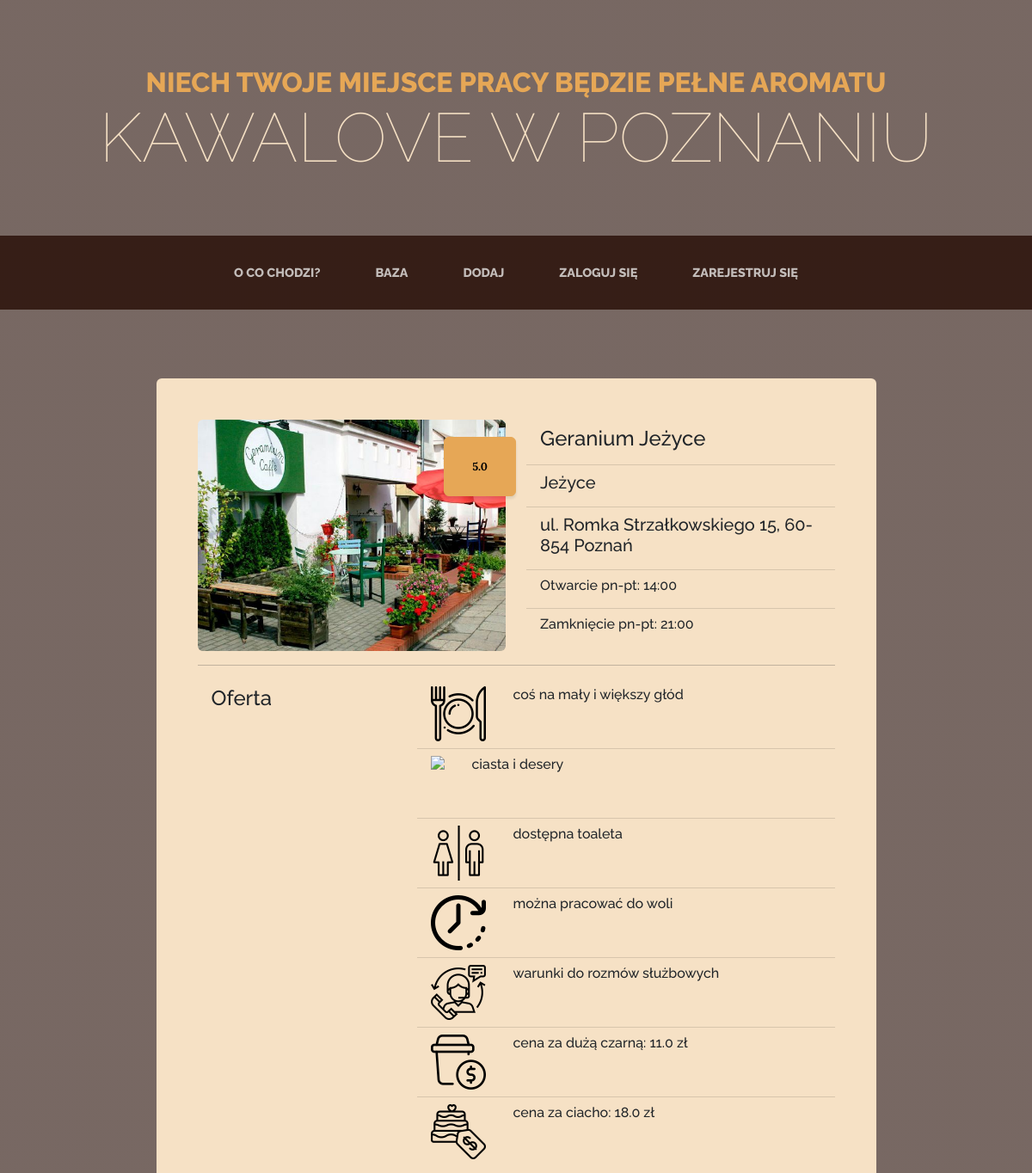
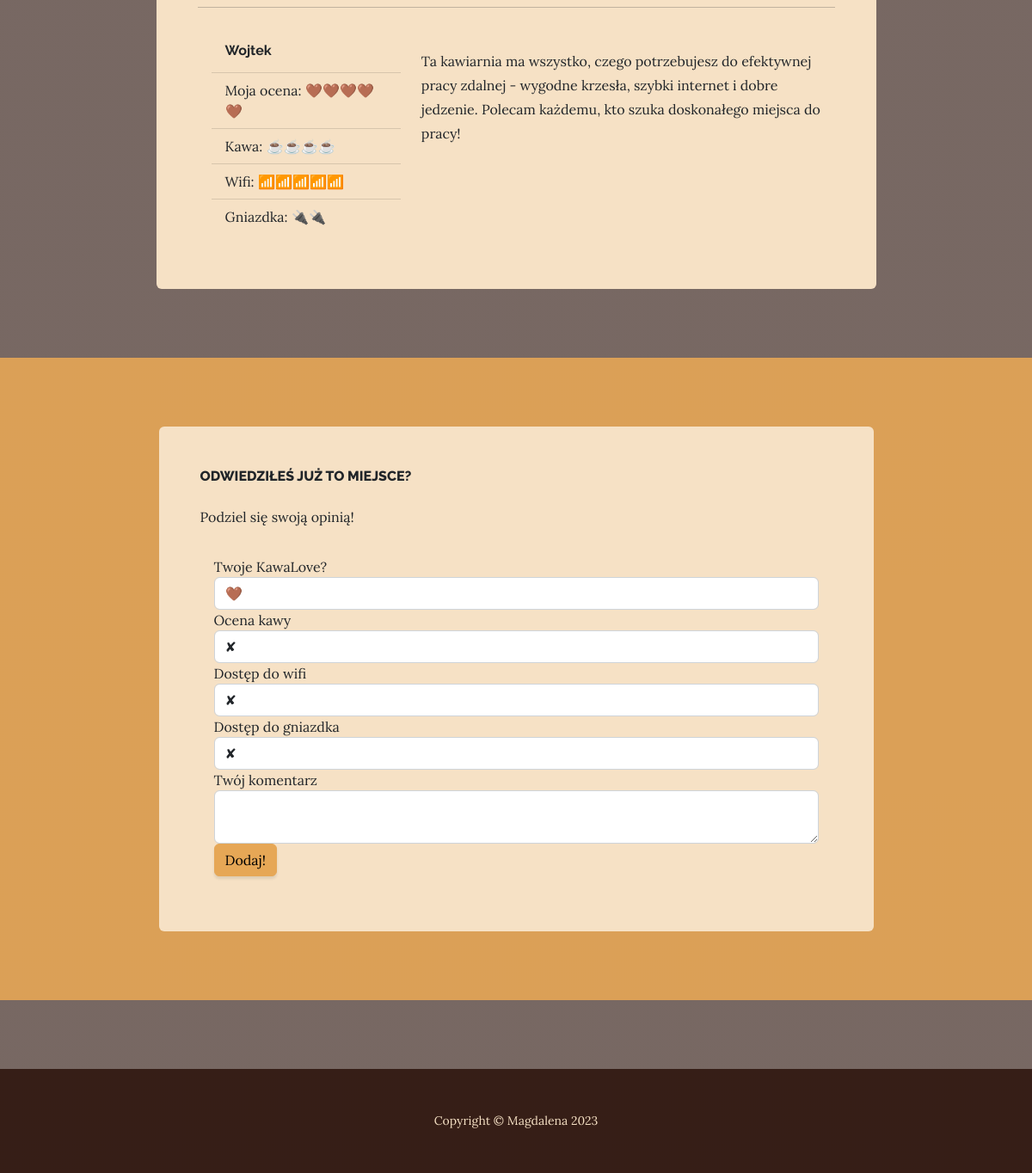
Page /cafe/16 on the committed database (2 pictures, top to bottom).
### main.py (models this page shows)
class Cafe(db.Model):
    __tablename__ = 'cafes'
    id = db.Column(db.Integer, primary_key=True)
    name = db.Column(db.String(100), unique=True, nullable=False)
    location = db.Column(db.String(255), nullable=False)
    district = db.Column(db.String(100), nullable=False)
    img_url = db.Column(db.String(255))
    map_url = db.Column(db.String(255), nullable=False)
    open = db.Column(db.String(50))
    close = db.Column(db.String(50))
    has_food = db.Column(db.Boolean)
    has_cakes = db.Column(db.Boolean)
    has_toilet = db.Column(db.Boolean)
    allow_long_stays = db.Column(db.Boolean)
    allow_calls = db.Column(db.Boolean)
    avg_rating = db.Column(db.Float)
    avg_coffee = db.Column(db.String)
    avg_wifi = db.Column(db.String)
    avg_power = db.Column(db.String)
    americano_price = db.Column(db.Float)
    cake_price = db.Column(db.Float)
    reviews = relationship('Review', back_populates='parent_cafe')

class Review(db.Model):
    __tablename__ = 'reviews'
    id = db.Column(db.Integer, primary_key=True)
    text = db.Column(db.Text)
    user_rating = db.Column(db.String)
    coffee = db.Column(db.String)
    wifi = db.Column(db.String)
    power = db.Column(db.String)
    author_id = db.Column(db.Integer, db.ForeignKey("users.id"))
    review_author = relationship("User", back_populates="reviews")
    cafe_id = db.Column(db.Integer, db.ForeignKey("cafes.id"))
    parent_cafe = relationship("Cafe", back_populates="reviews")

class User(UserMixin, db.Model):
    __tablename__ = 'users'
    id = db.Column(db.Integer, primary_key=True)
    name = db.Column(db.String(100), unique=True, nullable=False)
    email = db.Column(db.String(100), unique=True, nullable=False)
    password = db.Column(db.String(100), nullable=False)
    reviews = relationship('Review', back_populates='review_author')

### main.py (the view, shortened to what this page needs)
@app.route('/cafe/<int:cafe_id>', methods=['GET', 'POST'])
def show_cafe(cafe_id):
    requested_cafe = db.session.get(Cafe, cafe_id)
    form = ReviewForm()
    return render_template('cafe.html', form=form, cafe=requested_cafe, current_user=current_user)

### forms.py
class ReviewForm(FlaskForm):
    user_rating = SelectField(label='Twoje KawaLove?', choices=[n * '🤎' for n in range(1, 6)])
    coffee = SelectField(label='Ocena kawy', choices=['✘', *(n * '☕' for n in range(1, 6))])
    wifi = SelectField(label='Dostęp do wifi', choices=['✘', *(n * '📶' for n in range(1, 6))])
    power = SelectField(label='Dostęp do gniazdka', choices=['✘', *(n * '🔌' for n in range(1, 6))])
    text = CKEditorField(label='Twój komentarz')
    submit = SubmitField('Dodaj!')

### templates/cafe.html (shortened to what this page needs)
{% import "bootstrap/wtf.html" as wtf %}
{% include "header.html" %}
        <section class="page-section">
            <div class="container">
                <div class="about-heading-content">
                        <div class="col-xl-9 col-lg-10 mx-auto">
                            <div class="bg-faded rounded p-5">
                                <div class="row">
                                    <div id="cafe-info" class="col-lg-6">
                                        <div id="cafe-img">
                                            <img class="img-fluid rounded about-heading-img mb-3 mb-lg-0" src="{{ url_for('static', filename='assets/img/cafes/{}.jpg'.format(cafe.id) ) }}" alt="{{ cafe.name}}">
                                        </div>
                                        <div id="cafe-score-button">
                                            {% if cafe.avg_rating %}
                                                <a class=" btn btn-primary btn-xl" href="#comments"> {{ cafe.avg_rating }}</a>
                                            {% else %}
                                                <a class="score btn btn-primary btn-xl" href="#new-comment">Oceń pierwszy!</a>
                                            {% endif %}
                                        </div>
                                    </div>
                                    <div class="cafe-details col-lg-6">
                                        <ul class="list-group list-group-flush">
                                          <li class="list-group-item"><h4>{{cafe.name}}</h4></li>
                                            <li class="list-group-item"><h5>{{cafe.district}}</h5></li>
                                          <li class="list-group-item"><h5><a href="{{ cafe.map_url }}">{{ cafe.location }}</a></h5></li>
                                            <li class="list-group-item"><h6>Otwarcie pn-pt: {{cafe.open}} </h6></li>
                                          <li class="list-group-item"><h6>Zamknięcie pn-pt: {{cafe.close}} </h6></li>
                                        </ul>
                                    </div>
                                </div>
                                                                <hr>
                                <div class="row">
                                    <div class="cafe-details col-lg-4">
                                        <ul class="list-group list-group-flush">
                                            <li class="list-group-item"><h4>Oferta</h4></li>
                                        </ul>
                                    </div>
                                    <div class="cafe-details col-lg-8">
                                        <ul class="list-group list-group-flush ">
                                            {% if cafe.has_food %}
                                            <li class="list-group-item flaticon-details">
                                                <img class='flaticon' src="{{ url_for('static', filename='assets/img/flaticon/png/001-restaurant.png') }} " rel="stylesheet" />
                                                <h6>coś na mały i większy głód</h6>
                                            </li>
                                            {% endif %}
                                            {% if cafe.has_cakes %}
                                            <li class="list-group-item">
                                                <img class='flaticon' src="{{ url_for('static', filename='assets/img/flaticon/png/002-cake.png') }} " rel="stylesheet" />
                                                <h6>ciasta i desery</h6>
                                            </li>
                                            {% endif %}
                                            {% if cafe.has_toilet %}
                                            <li class="list-group-item">
                                                <img class='flaticon' src="{{ url_for('static', filename='assets/img/flaticon/png/004-toilet.png') }} " rel="stylesheet" />
                                                <h6>dostępna toaleta</h6>
                                            </li>
                                            {% endif %}
                                            {% if cafe.allow_long_stays %}
                                            <li class="list-group-item">
                                                <img class='flaticon' src="{{ url_for('static', filename='assets/img/flaticon/png/007-wall-clock.png') }} " rel="stylesheet" />
                                                <h6>można pracować do woli</h6>
                                            </li>
                                            {% endif %}
                                            {% if cafe.allow_calls %}
                                            <li class="list-group-item">
                                                <img class='flaticon' src="{{ url_for('static', filename='assets/img/flaticon/png/005-video-calling.png') }} " rel="stylesheet" />
                                                <h6> warunki do rozmów służbowych </h6>
                                            </li>
                                            {% endif %}
                                            {% if cafe.americano_price %}
                                            <li class="list-group-item">
                                                <img class='flaticon' src="{{ url_for('static', filename='assets/img/flaticon/png/008-coffee-cup-1.png') }} " rel="stylesheet" />
                                                <h6> cena za dużą czarną: {{ cafe.americano_price }} zł</h6>
                                            </li>
                                            {% endif %}
                                            {% if cafe.cake_price %}
                                            <li class="list-group-item">
                                                <img class='flaticon' src="{{ url_for('static', filename='assets/img/flaticon/png/009-wedding-cake.png') }} " rel="stylesheet" />
                                                <h6> cena za ciacho: {{ cafe.cake_price }} zł</h6>
                                            </li>
                                            {% endif %}
                                        </ul>
                                    </div>
                                </div>
                                <hr>
                                <section id="comments">
                                    {% for review in cafe.reviews %}
                                    <div class="row p-3">
                                        <div class="score-review col-lg-4 ">
                                            <ul class="list-group list-group-flush rounded ">
                                              <li class="list-group-item">
                                                      <h6><b>{{review.review_author.name}}</b></h6>
                                              </li>
                                              <li class="list-group-item">Moja ocena: {{ review.user_rating }}</li>
                                              <li class="list-group-item">Kawa: {{ review.coffee }}</li>
                                              <li class="list-group-item">Wifi: {{ review.wifi }}</li>
                                              <li class="list-group-item">Gniazdka: {{ review.power }}</li>
                                            </ul>
                                        </div>
                                        <div class="text-review col-lg-8">
                                            <div class="reviewText d-flex">
                                                {{review.text|safe}}
                                            </div>
                                        </div>
                                    </div>
                                    {% endfor %}
                                </section>
                            </div>
                        </div>
                </div>
            </div>
        </section>
        <section id="new-comment" class="page-section cta">
            <div class="container">
                <div class="about-heading-content">
                    <div class="row">
                        <div class="col-xl-9 col-lg-10 mx-auto">
                            <div class="bg-faded rounded p-5">
                                <h2 class="section-heading mb-4">
                                    <span class="section-heading-upper">Odwiedziłeś już to miejsce?</span>
                                </h2>
                                <p class="mb-0">Podziel się swoją opinią!</p>
                                <div class="container w-100 p-3 pb-0">
                                </div>
                                <div class="container w-100 p-3">
                                    {{ wtf.quick_form(form, novalidate=True, button_map={"submit": "primary"}) }}
                                </div>
                            </div>
                        </div>
                    </div>
                </div>
            </div>
        </section>
{% include "footer.html" %}

### rows in the picture
Cafe: avg_rating "5.0", name "Geranium Jeżyce", district "Jeżyce", location "ul. Romka Strzałkowskiego 15, 60-854 Poznań", open "14:00", close "21:00", americano_price "11.0", cake_price "18.0"
Review: review_author.name "Wojtek", user_rating "🤎🤎🤎🤎🤎", coffee "☕☕☕☕", wifi "📶📶📶📶📶", power "🔌🔌", text "Ta kawiarnia ma wszystko, czego potrzebujesz do efektywnej pracy zdalnej - wygodne krzesła, szybki internet i dobre jedzenie. Polecam każdemu, kto szuka doskonałego miejsca do pracy!"
